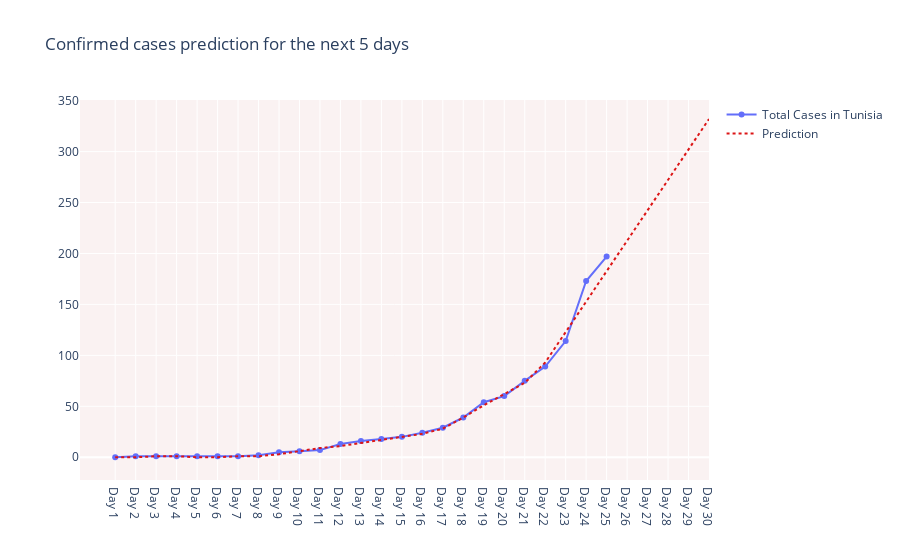

Notebook code cell kept with this figure:
### Code cell
prediction_days = 4
data = (model.predict(np.arange(1,len(data_y)+prediction_days+1))).tolist()
data2=pd.DataFrame()
l=[]
for i in range (len(data)):
    l.append(int(data[i][0]))
l=[0]+l
data2['case']=l
data2['day']= list(data_count['day']) + ['Day 26', 'Day 27', 'Day 28', 'Day 29', 'Day 30']
fig = go.Figure()
fig.add_trace(go.Scatter(x=data_count['day'], y=data_count['Number of cases'],
                         mode='lines+markers',name='Total Cases in Tunisia'))

fig.add_trace(go.Scatter(x=data2['day'], y=data2['case'],
                         name="Prediction",
                         line=dict(color='rgb(220,21,22)',width=2, dash='dot')))

fig.update_layout(title_text="Confirmed cases prediction for the next 5 days",plot_bgcolor='rgb(250, 242, 242)')

### Figure 1 — Plotly figure (JSON) as saved in the notebook; plotly's stock layout.template omitted (floating-point values rounded to 4 significant figures)
{"data": [{"mode": "lines+markers", "name": "Total Cases in Tunisia", "type": "scatter", "x": ["Day 1", "Day 2", "Day 3", "Day 4", "Day 5", "Day 6", "Day 7", "Day 8", "Day 9", "Day 10", "Day 11", "Day 12", "Day 13", "Day 14", "Day 15", "Day 16", "Day 17", "Day 18", "Day 19", "Day 20", "Day 21", "Day 22", "Day 23", "Day 24", "Day 25"], "y": [0, 1, 1, 1, 1, 1, 1, 2, 5, 6, 7, 13, 16, 18, 20, 24, 29, 39, 54, 60, 75, 89, 114, 173, 197]}, {"line": {"color": "rgb(220,21,22)", "dash": "dot", "width": 2}, "name": "Prediction", "type": "scatter", "x": ["Day 1", "Day 2", "Day 3", "Day 4", "Day 5", "Day 6", "Day 7", "Day 8", "Day 9", "Day 10", "Day 11", "Day 12", "Day 13", "Day 14", "Day 15", "Day 16", "Day 17", "Day 18", "Day 19", "Day 20", "Day 21", "Day 22", "Day 23", "Day 24", "Day 25", "Day 26", "Day 27", "Day 28", "Day 29", "Day 30"], "y": [0, 0, 1, 1, 0, 0, 1, 1, 3, 6, 9, 11, 14, 17, 20, 23, 28, 39, 51, 62, 73, 93, 123, 153, 183, 213, 243, 273, 302, 332]}], "layout": {"plot_bgcolor": "rgb(250, 242, 242)", "title": {"text": "Confirmed cases prediction for the next 5 days"}}}
